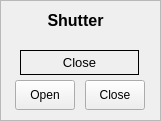
  <widget class="QFrame" name="frame_4" >
   <property name="geometry" >
    <rect>
     <x>1</x>
     <y>470</y>
     <width>161</width>
     <height>121</height>
    </rect>
   </property>
   <property name="frameShape" >
    <enum>QFrame::StyledPanel</enum>
   </property>
   <property name="frameShadow" >
    <enum>QFrame::Raised</enum>
   </property>
   <widget class="QLabel" name="lbShutter" >
    <property name="geometry" >
     <rect>
      <x>35</x>
      <y>10</y>
      <width>81</width>
      <height>21</height>
     </rect>
    </property>
    <property name="font" >
     <font>
      <pointsize>12</pointsize>
      <weight>75</weight>
      <bold>true</bold>
     </font>
    </property>
    <property name="frameShape" >
     <enum>QFrame::NoFrame</enum>
    </property>
    <property name="frameShadow" >
     <enum>QFrame::Raised</enum>
    </property>
    <property name="text" >
     <string>Shutter</string>
    </property>
    <property name="alignment" >
     <set>Qt::AlignCenter</set>
    </property>
   </widget>
   <widget class="CAPushButton" name="capbShutter_1" >
    <property name="geometry" >
     <rect>
      <x>15</x>
      <y>80</y>
      <width>60</width>
      <height>30</height>
     </rect>
    </property>
    <property name="text" >
     <string>Open</string>
    </property>
    <property name="buttonType" >
     <enum>CAPushButton::PulseButton</enum>
    </property>
    <property name="pvname" >
     <string>EC1_SHU_OP_ECMD</string>
    </property>
    <property name="truelabel" >
     <string>Open</string>
    </property>
    <property name="falselabel" >
     <string>Open</string>
    </property>
    <property name="selColor" >
     <color>
      <red>0</red>
      <green>170</green>
      <blue>0</blue>
     </color>
    </property>
    <property name="selTColor" >
     <color>
      <red>255</red>
      <green>255</green>
      <blue>255</blue>
     </color>
    </property>
   </widget>
   <widget class="CAPushButton" name="capbShutter_2" >
    <property name="geometry" >
     <rect>
      <x>85</x>
      <y>80</y>
      <width>60</width>
      <height>30</height>
     </rect>
    </property>
    <property name="text" >
     <string>Close</string>
    </property>
    <property name="buttonType" >
     <enum>CAPushButton::PulseButton</enum>
    </property>
    <property name="pvname" >
     <string>EC1_SHU_CL_ECMD</string>
    </property>
    <property name="truelabel" >
     <string>Close</string>
    </property>
    <property name="falselabel" >
     <string>Close</string>
    </property>
    <property name="selColor" >
     <color>
      <red>0</red>
      <green>170</green>
      <blue>0</blue>
     </color>
    </property>
    <property name="selTColor" >
     <color>
      <red>255</red>
      <green>255</green>
      <blue>255</blue>
     </color>
    </property>
   </widget>
   <widget class="CALabel" name="calbWG_3" >
    <property name="geometry" >
     <rect>
      <x>20</x>
      <y>50</y>
      <width>119</width>
      <height>25</height>
     </rect>
    </property>
    <property name="font" >
     <font>
      <pointsize>10</pointsize>
     </font>
    </property>
    <property name="autoFillBackground" >
     <bool>true</bool>
    </property>
    <property name="frameShape" >
     <enum>QFrame::Box</enum>
    </property>
    <property name="text" >
     <string>Close</string>
    </property>
    <property name="alignment" >
     <set>Qt::AlignCenter</set>
    </property>
    <property name="pvname" >
     <string/>
    </property>
    <property name="cmode" stdset="0" >
     <enum>CALabel::Alarm</enum>
    </property>
    <property name="fillcol" stdset="0" >
     <color>
      <red>255</red>
      <green>0</green>
      <blue>0</blue>
     </color>
    </property>
    <property name="truelabel" >
     <string>Close</string>
    </property>
    <property name="falselabel" >
     <string>Open</string>
    </property>
   </widget>
   <widget class="CADisplayer" name="cadpWG_3" >
    <property name="geometry" >
     <rect>
      <x>20</x>
      <y>40</y>
      <width>60</width>
      <height>10</height>
     </rect>
    </property>
    <property name="nuformat" stdset="0" >
     <enum>CADisplayer::Integer</enum>
    </property>
    <property name="pvname" >
     <string>EC1_LANCH_SHT_STS</string>
    </property>
    <property name="lineWidth" stdset="0" >
     <number>1</number>
    </property>
    <property name="fillcol" stdset="0" >
     <color>
      <red>255</red>
      <green>255</green>
      <blue>0</blue>
     </color>
    </property>
   </widget>
  </widget>
